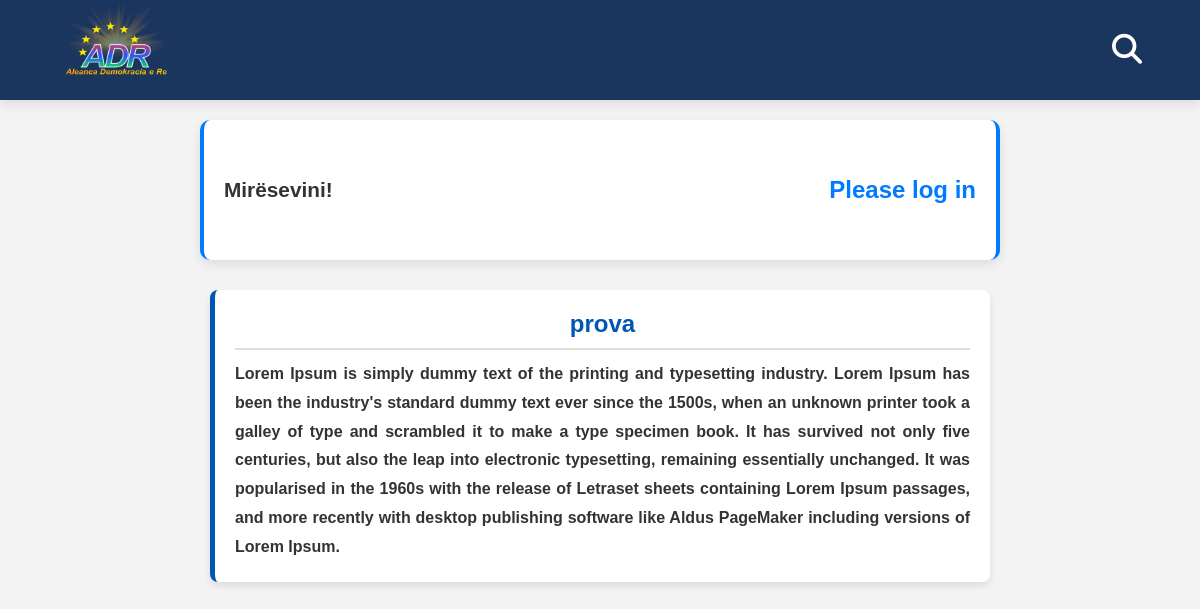
The app's page /komunikime-zyrtare/ with its own data.
### adrApp/models.py (models this page shows, shortened)
class Komunikime_Zyrtare(models.Model):
    titull = models.CharField(max_length=200,null=True,blank=True)
    text = models.TextField(null=True,blank=True)
    created_at = models.DateTimeField(auto_now_add=True)
    class Meta:
        ordering = ['-created_at']

### adrApp/views.py (the view)
# urls.py: path("komunikime-zyrtare/",views.komunikimezyrtare,name="komunikimezyrtare"),
def komunikimezyrtare(request):
    user = None
    komunikimezyrtare= Komunikime_Zyrtare.objects.all()
    if 'user_id' in request.session:
        try:
            user = Anetaret.objects.get(id=request.session['user_id'])
        except Anetaret.DoesNotExist:
            pass  # Handle missing user gracefully
    context = {
        "user": user,
        "komunikimezyrtare":komunikimezyrtare,
    }
    return render(request,"komunikimezyrtare.html",context)

### adrApp/templates/komunikimezyrtare.html (shortened to what this page needs)
<!DOCTYPE html>
{% extends 'base/index.html' %}
{% load static %}
{% block content %}
<div class="container-komunikimezyrtare1">
    {% if komunikimezyrtare %}
        {% for newsletter in komunikimezyrtare %}
            <div class="official-communication">
                <h1 class="official-title">
                    {{ newsletter.titull|default:"Komunikim Zyrtar" }}
                </h1>
                <p class="official-text">
                    {{ newsletter.text|default:"Nuk ka ndonjë komunikim zyrtar për momentin. Qëndroni të informuar për përditësimet më të fundit." }}
                </p>
            </div>
        {% endfor %}
    {% else %}
        <div class="official-communication">
            <h1 class="official-title">Njoftim Zyrtar</h1>
            <p class="official-text">Nuk ka ndonjë komunikim zyrtar për momentin. Qëndroni të informuar për përditësimet më të fundit.</p>
        </div>
    {% endif %}
</div>
{% endblock content %}

### adrApp/static/css/style.css (style rules this page uses)
* { margin: 0; padding: 0; box-sizing: border-box; }
body { margin: 0; font-family: 'Poppins', sans-serif; background-color: #f4f4f4; }
p { text-align: center; font-size: 1.1rem; color: #888; font-weight: bold; }
html { scroll-behavior: smooth; }
.container-komunikimezyrtare1 { max-width: 800px; margin: 20px auto; padding: 10px; }
.official-communication { background: white; padding: 20px; margin-bottom: 20px; border-radius: 8px; box-shadow: 0 4px 8px rgba(0, 0, 0, 0.1); border-left: 5px solid #0056b3; }
.official-title { font-size: 24px; font-weight: bold; color: #0056b3; border-bottom: 2px solid #ddd; padding-bottom: 10px; margin-bottom: 10px; text-align: center; }
.official-text { font-size: 16px; color: #333; line-height: 1.8; text-align: justify; }

### records on screen
Komunikime_Zyrtare: titull "prova", text "Lorem Ipsum is simply dummy text of the printing and typesetting industry. Lorem Ipsum has been the industry's standard dummy text ever since the 1500s, when an unknown printer took a galley of type and scrambled it to make a type specimen book. It has survived not only five centuries, but also the leap into electronic typesetting, remaining essentially unchanged. It was popularised in the 1960s with the release of Letraset sheets containing Lorem Ipsum passages, and more recently with desktop publishing software like Aldus PageMaker including versions of Lorem Ipsum."
